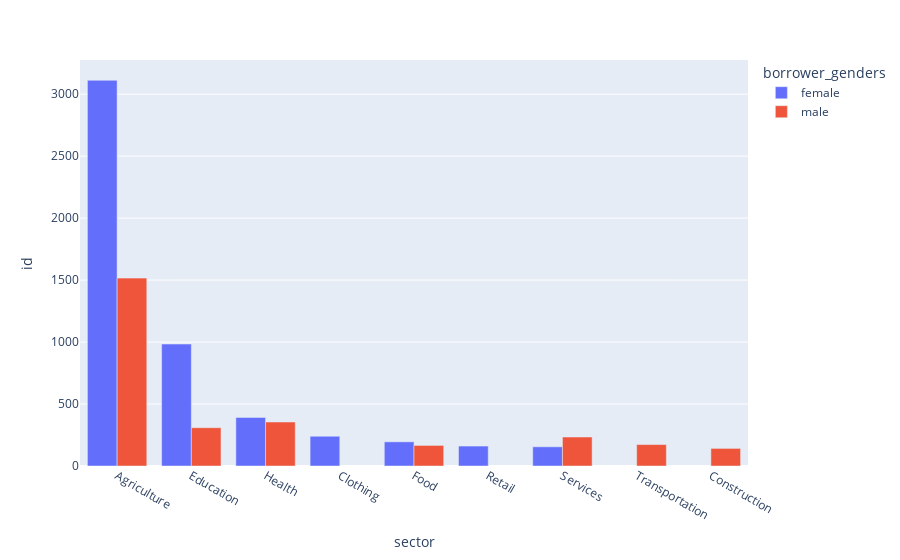

Notebook cell for this chart:
### Code cell
px.bar(loan_gender_sect, x = 
       'sector', y = 'id', color = 
       'borrower_genders', barmode = 'group')

### Figure 1 — Plotly figure (JSON) as saved in the notebook; plotly's stock layout.template omitted (floating-point values rounded to 4 significant figures)
{"data": [{"alignmentgroup": "True", "hovertemplate": "borrower_genders=female<br>sector=%{x}<br>id=%{y}<extra></extra>", "legendgroup": "female", "marker": {"color": "#636efa", "pattern": {"shape": ""}}, "name": "female", "offsetgroup": "female", "orientation": "v", "showlegend": true, "textposition": "auto", "type": "bar", "x": ["Agriculture", "Education", "Health", "Clothing", "Food", "Retail", "Services"], "xaxis": "x", "y": [3112, 984, 392, 240, 195, 161, 155], "yaxis": "y"}, {"alignmentgroup": "True", "hovertemplate": "borrower_genders=male<br>sector=%{x}<br>id=%{y}<extra></extra>", "legendgroup": "male", "marker": {"color": "#EF553B", "pattern": {"shape": ""}}, "name": "male", "offsetgroup": "male", "orientation": "v", "showlegend": true, "textposition": "auto", "type": "bar", "x": ["Agriculture", "Health", "Education", "Services", "Transportation", "Food", "Construction"], "xaxis": "x", "y": [1516, 355, 309, 234, 173, 166, 142], "yaxis": "y"}], "layout": {"autosize": true, "barmode": "group", "legend": {"title": {"text": "borrower_genders"}, "tracegroupgap": 0}, "margin": {"t": 60}, "xaxis": {"anchor": "y", "autorange": true, "domain": [0, 1], "range": [-0.5, 8.5], "title": {"text": "sector"}, "type": "category"}, "yaxis": {"anchor": "x", "autorange": true, "domain": [0, 1], "range": [0, 3276.0], "title": {"text": "id"}, "type": "linear"}}}
